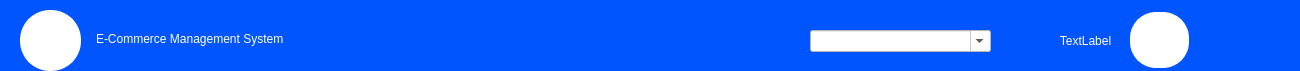
    <widget class="QWidget" name="header" native="true">
     <property name="geometry">
      <rect>
       <x>-20</x>
       <y>10</y>
       <width>1300</width>
       <height>71</height>
      </rect>
     </property>
     <property name="minimumSize">
      <size>
       <width>0</width>
       <height>0</height>
      </size>
     </property>
     <property name="styleSheet">
      <string notr="true">background-color:rgb(0, 85, 255)</string>
     </property>
     <widget class="QLabel" name="lblLogo">
      <property name="geometry">
       <rect>
        <x>96</x>
        <y>13</y>
        <width>421</width>
        <height>51</height>
       </rect>
      </property>
      <property name="styleSheet">
       <string notr="true">font: 87 20pt &quot;Source Sans Pro Black&quot;;
color:rgb(255, 255, 255);
</string>
      </property>
      <property name="text">
       <string>E-Commerce Management System</string>
      </property>
     </widget>
     <widget class="QLabel" name="label">
      <property name="geometry">
       <rect>
        <x>20</x>
        <y>10</y>
        <width>61</width>
        <height>61</height>
       </rect>
      </property>
      <property name="styleSheet">
       <string notr="true">
border:2px solid white;
border-radius:30px;
background-color:white
</string>
      </property>
      <property name="text">
       <string/>
      </property>
      <property name="pixmap">
       <pixmap>../icons/shopping-cart (1).png</pixmap>
      </property>
      <property name="scaledContents">
       <bool>true</bool>
      </property>
     </widget>
     <widget class="QLabel" name="label_2">
      <property name="geometry">
       <rect>
        <x>1130</x>
        <y>12</y>
        <width>59</width>
        <height>56</height>
       </rect>
      </property>
      <property name="styleSheet">
       <string notr="true">border:2px solid white;
border-radius:26px;
background-color:white;
image:url(:/logos/user.png)
</string>
      </property>
      <property name="text">
       <string/>
      </property>
      <property name="pixmap">
       <pixmap>../icons/user.png</pixmap>
      </property>
      <property name="scaledContents">
       <bool>true</bool>
      </property>
     </widget>
     <widget class="QLabel" name="accountName">
      <property name="geometry">
       <rect>
        <x>1050</x>
        <y>31</y>
        <width>71</width>
        <height>20</height>
       </rect>
      </property>
      <property name="styleSheet">
       <string notr="true">font: 87 10pt &quot;Source Sans Pro Black&quot;;
color:white;</string>
      </property>
      <property name="text">
       <string>TextLabel</string>
      </property>
      <property name="alignment">
       <set>Qt::AlignCenter</set>
      </property>
     </widget>
     <widget class="QComboBox" name="mainSearchComboBox">
      <property name="geometry">
       <rect>
        <x>810</x>
        <y>30</y>
        <width>181</width>
        <height>22</height>
       </rect>
      </property>
      <property name="styleSheet">
       <string notr="true">background-color:white;</string>
      </property>
      <property name="editable">
       <bool>true</bool>
      </property>
     </widget>
    </widget>
